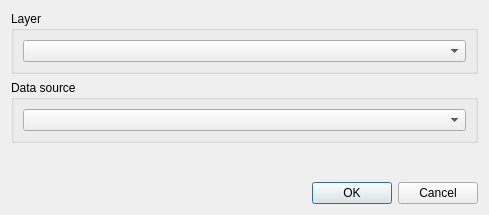
<?xml version="1.0" encoding="UTF-8"?>
<ui version="4.0">
 <class>Dialog</class>
 <widget class="QDialog" name="Dialog">
  <property name="geometry">
   <rect>
    <x>0</x>
    <y>0</y>
    <width>489</width>
    <height>215</height>
   </rect>
  </property>
  <property name="windowTitle">
   <string>Select layer and data source</string>
  </property>
  <layout class="QVBoxLayout" name="verticalLayout">
   <item>
    <widget class="QGroupBox" name="layerGroupBox">
     <property name="sizePolicy">
      <sizepolicy hsizetype="Expanding" vsizetype="Fixed">
       <horstretch>0</horstretch>
       <verstretch>0</verstretch>
      </sizepolicy>
     </property>
     <property name="title">
      <string>Layer</string>
     </property>
     <layout class="QHBoxLayout" name="horizontalLayout_4">
      <item>
       <widget class="QComboBox" name="layerComboBox"/>
      </item>
     </layout>
    </widget>
   </item>
   <item>
    <widget class="QGroupBox" name="datasourceGroupBox">
     <property name="sizePolicy">
      <sizepolicy hsizetype="Expanding" vsizetype="Fixed">
       <horstretch>0</horstretch>
       <verstretch>0</verstretch>
      </sizepolicy>
     </property>
     <property name="title">
      <string>Data source</string>
     </property>
     <layout class="QHBoxLayout" name="horizontalLayout_3">
      <item>
       <widget class="QComboBox" name="datasourceComboBox"/>
      </item>
     </layout>
    </widget>
   </item>
   <item>
    <spacer name="verticalSpacer">
     <property name="orientation">
      <enum>Qt::Vertical</enum>
     </property>
     <property name="sizeHint" stdset="0">
      <size>
       <width>20</width>
       <height>40</height>
      </size>
     </property>
    </spacer>
   </item>
   <item>
    <layout class="QHBoxLayout" name="horizontalLayout">
     <item>
      <spacer name="horizontalSpacer">
       <property name="orientation">
        <enum>Qt::Horizontal</enum>
       </property>
       <property name="sizeHint" stdset="0">
        <size>
         <width>40</width>
         <height>20</height>
        </size>
       </property>
      </spacer>
     </item>
     <item>
      <widget class="QDialogButtonBox" name="buttonBox">
       <property name="sizePolicy">
        <sizepolicy hsizetype="Fixed" vsizetype="Fixed">
         <horstretch>0</horstretch>
         <verstretch>0</verstretch>
        </sizepolicy>
       </property>
       <property name="standardButtons">
        <set>QDialogButtonBox::Cancel|QDialogButtonBox::Ok</set>
       </property>
      </widget>
     </item>
    </layout>
   </item>
  </layout>
 </widget>
 <resources/>
 <connections/>
</ui>
